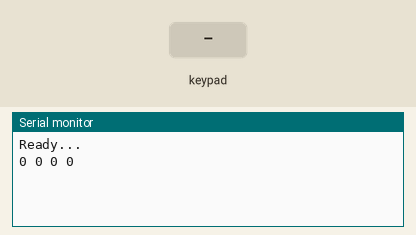
Recording of a sketch running on a simulated Arduino Uno, built with avr-gcc and run on an emulated ATmega328P. Parts: the last lines printed to the serial monitor. Wiring (inferred from the names in the program): 4×4 keypad with keys 1 2 3 A 4 5 6 B 7 8 9 C * 0 # D (labels assumed): rows pin 5, pin 4, pin 3, pin 2; columns pin 6, pin 7, pin 8, pin 9. The test bench sets the inputs (shaded band). EEPROM starts erased.

Above: at 1.2 s.
1.3 s: key '8' pressed
At 2.6 s:
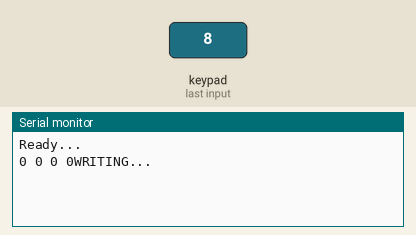
2.9 s: key '9' pressed
At 4.1 s:
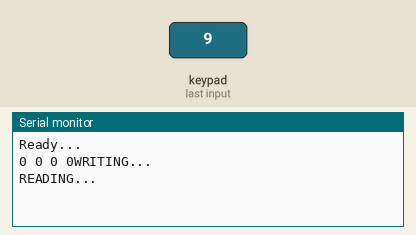

Measured:
- after the input at 1.3 s, the serial monitor: prints a new line after 0.16 s (image 1)
- after the input at 2.9 s, the serial monitor: prints a new line after 0.16 s (image 2)

The sketch:

P05_EEPROM.ino
```cpp
#include <Arduino.h>

// Praktikum P05:
// Tasterfeld

#include <avr/io.h>
#include <avr/interrupt.h>
#include <stdbool.h>
#include <EEPROM.h>

// Columns
#define C1 6
#define C2 7
#define C3 8
#define C4 9
// Rows
#define R1 5
#define R2 4
#define R3 3
#define R4 2

#define ROWS 4
#define COLS 4

#define S1 0
#define S2 1
#define S3 2
#define S4 3
#define S5 4
#define S6 5
#define S7 6
#define S8 7
#define S9 8
#define S10 9
#define S11 10
#define S12 11
#define S13 12
#define S14 13
#define S15 14
#define S16 15

#define PLUS 0x0
#define MINUS 0x1

#define NONE 0x0
#define PRINT 0x1
#define READ 0x2
#define WRITE 0x3

#define COPY_INPUT_MATRIX_TO_PREVIOUS         \
  for (uint8_t i = 0; i < (ROWS * COLS); i++) \
    previousInputMatrix[i] = inputMatrix[i];

#define PRINT_PARAMS  \
  Serial.print(p0);      \
  Serial.print(" "); \
  Serial.print(p1);      \
  Serial.print(" "); \
  Serial.print(p2);      \
  Serial.print(" "); \
  Serial.print(p3);

volatile uint8_t currentRow = 0;
volatile uint8_t inputMatrix[ROWS * COLS] = {0};
volatile uint8_t previousInputMatrix[ROWS * COLS] = {0};

volatile int8_t p0 = 0;
volatile int8_t p1 = 0;
volatile int8_t p2 = 0;
volatile int8_t p3 = 0;
volatile uint8_t memoryAction = NONE;

volatile uint8_t printStatus = NONE;
volatile uint8_t writeStatus = NONE;
volatile uint8_t readStatus = NONE;

volatile int8_t *pointerP0 = &p0;
volatile int8_t *pointerP1 = &p1;
volatile int8_t *pointerP2 = &p2;
volatile int8_t *pointerP3 = &p3;

#define STATE(input) (input == HIGH) ? "|1 " : "|0 "

#define INDEX(currentCol) (currentRow * ROWS) + currentCol

#define CHANGE_VALUE(buttonId, currentParameter, operator)                        \
  if (inputMatrix[buttonId] == HIGH && previousInputMatrix[buttonId] == LOW)      \
  {                                                                               \
    (*currentParameter) = (*currentParameter) + ((operator== PLUS) ? 1 : -1 * 1); \
  }

void setup()
{
  TCCR1A = 0;
  TCCR1B = 0;
  TCCR1B |= (1 << WGM12);
  OCR1A = 2499;                        // 16 MHz / 64 (Prescaler) = 250000 Ticks/s => 2500 Ticks/10ms - 1
  TIMSK1 |= (1 << OCIE1A);             // Enable Timer1 compare interrupt
  TCCR1B |= (1 << CS11) | (1 << CS10); // Start Timer1 with prescaler 64

  pinMode(C1, INPUT);
  pinMode(C2, INPUT);
  pinMode(C3, INPUT);
  pinMode(C4, INPUT);

  pinMode(R1, INPUT);
  pinMode(R2, INPUT);
  pinMode(R3, INPUT);
  pinMode(R4, INPUT);

  sei();

  Serial.begin(9600);
  Serial.println("Ready...");
  PRINT_PARAMS;
}

void loop()
{
  if (printStatus == PRINT)
  {
    PRINT_PARAMS;

    printStatus = NONE;
  }

  if (readStatus == READ)
  {
    Serial.println("READING...");
    p0 = EEPROM.read(0);
    p1 = EEPROM.read(1);
    p2 = EEPROM.read(2);
    p3 = EEPROM.read(3);
    readStatus = NONE;
  }

  if (writeStatus == WRITE)
  {
    Serial.println("WRITING...");
    EEPROM.put(0, p0);
    EEPROM.put(1, p1);
    EEPROM.put(2, p2);
    EEPROM.put(3, p3);
    writeStatus = NONE;
  }
  COPY_INPUT_MATRIX_TO_PREVIOUS;
}

ISR(TIMER1_COMPA_vect)
{
  // Hier alle 10 ms reinspringen.
  // Taster auslesen, Zustandsautomat
  switch (currentRow)
  {
  case 0:
    pinMode(R1, OUTPUT);
    pinMode(R2, INPUT);
    pinMode(R3, INPUT);
    pinMode(R4, INPUT);
    digitalWrite(R1, HIGH);
    break;
  case 1:
    pinMode(R1, INPUT);
    pinMode(R2, OUTPUT);
    pinMode(R3, INPUT);
    pinMode(R4, INPUT);
    digitalWrite(R2, HIGH);
    break;
  case 2:
    pinMode(R1, INPUT);
    pinMode(R2, INPUT);
    pinMode(R3, OUTPUT);
    pinMode(R4, INPUT);
    digitalWrite(R3, HIGH);
    break;
  case 3:
    pinMode(R1, INPUT);
    pinMode(R2, INPUT);
    pinMode(R3, INPUT);
    pinMode(R4, OUTPUT);
    digitalWrite(R4, HIGH);
    break;
  }

  inputMatrix[INDEX(0)] = digitalRead(C1);
  inputMatrix[INDEX(1)] = digitalRead(C2);
  inputMatrix[INDEX(2)] = digitalRead(C3);
  inputMatrix[INDEX(3)] = digitalRead(C4);

  CHANGE_VALUE(S1, &p0, PLUS);
  CHANGE_VALUE(S2, &p1, PLUS);
  CHANGE_VALUE(S3, &p2, PLUS);
  CHANGE_VALUE(S4, &p3, PLUS);

  CHANGE_VALUE(S5, &p0, MINUS);
  CHANGE_VALUE(S6, &p1, MINUS);
  CHANGE_VALUE(S7, &p2, MINUS);
  CHANGE_VALUE(S8, &p3, MINUS);

  if (inputMatrix[S9] == LOW && previousInputMatrix[S9] == HIGH)
    printStatus = PRINT;

  if (inputMatrix[S10] == LOW && previousInputMatrix[S10] == HIGH)
    writeStatus = WRITE;

  if (inputMatrix[S11] == LOW && previousInputMatrix[S11] == HIGH)
    readStatus = READ;

  currentRow = (currentRow + 1) % ROWS;
}
```
